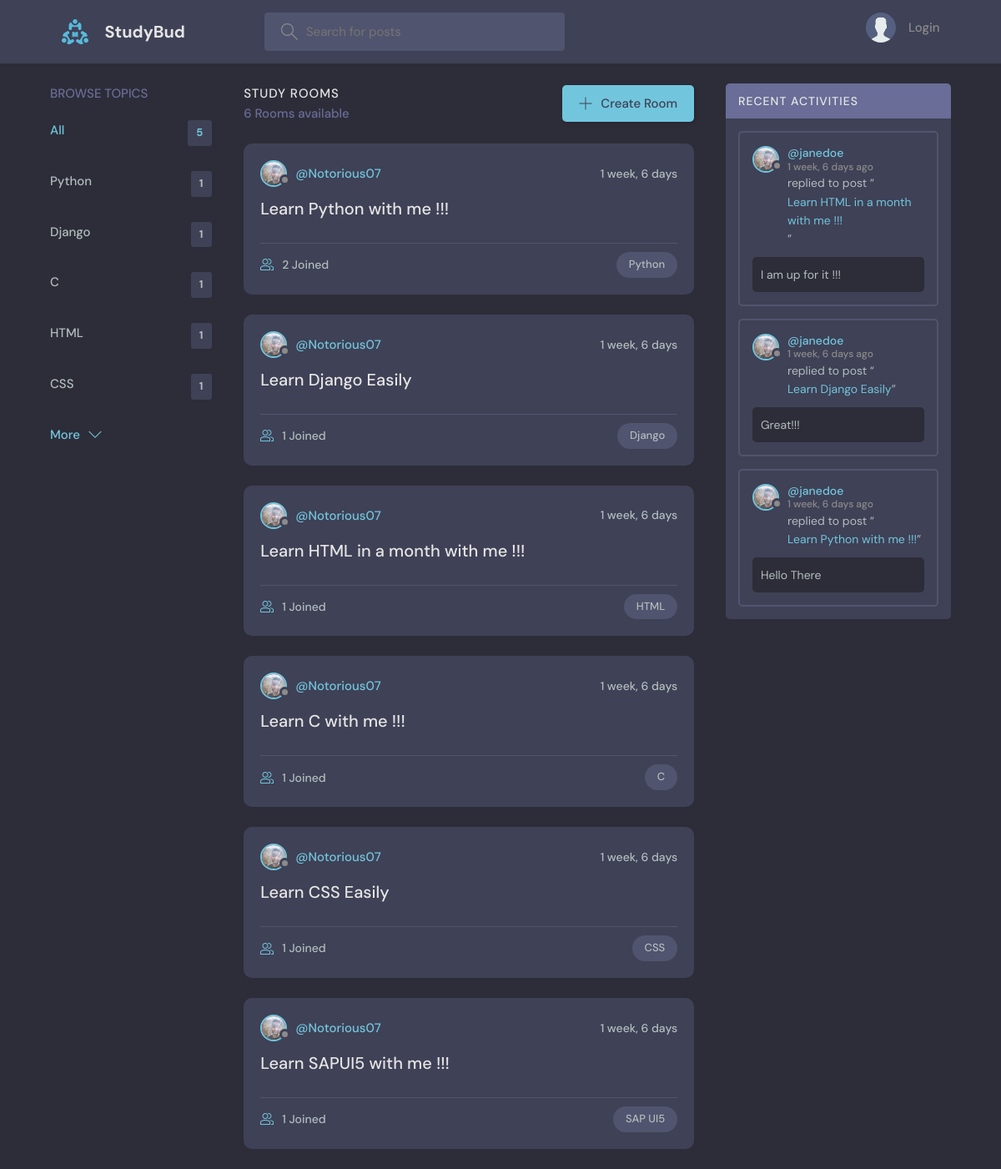
The page / on the database its author committed.
### base/models.py (models this page shows, shortened)
class Topic(models.Model):
    name = models.CharField(max_length=200)

class Room(models.Model):
    host = models.ForeignKey(User, on_delete=models.SET_NULL, null=True)
    topic = models.ForeignKey(Topic, on_delete=models.SET_NULL, null=True)
    name = models.CharField(max_length=200)
    description = models.TextField(null=True, blank=True)
    participants = models.ManyToManyField(
        User, related_name='participants', blank=True)
    updated = models.DateTimeField(auto_now=True)
    created = models.DateTimeField(auto_now_add=True)
    class Meta:
        ordering = ['-updated', '-created']
    def __str__(self):
        return self.name

class User(AbstractUser):
    name = models.CharField(max_length=200, null=True)
    email = models.EmailField(unique=True, null=True)
    bio = models.TextField(null=True)
    avatar = models.ImageField(null=True, default="avatar.svg")
    USERNAME_FIELD = 'email'
    REQUIRED_FIELDS = []

class Message(models.Model):
    user = models.ForeignKey(User, on_delete=models.CASCADE)
    room = models.ForeignKey(Room, on_delete=models.CASCADE)
    body = models.TextField()
    updated = models.DateTimeField(auto_now=True)
    created = models.DateTimeField(auto_now_add=True)
    class Meta:
        ordering = ['-updated', '-created']

### base/views.py (the view)
# urls.py: path('', views.home, name="home"),
def home(request):
    q = request.GET.get('q') if request.GET.get('q') != None else ''
    rooms = Room.objects.filter(
        Q(topic__name__icontains=q) |
        Q(name__icontains=q) |
        Q(description__icontains=q)
    )
    topics = Topic.objects.all()[0:5]
    room_count = rooms.count()
    room_messages = Message.objects.filter(
        Q(room__topic__name__icontains=q))[0:3]
    context = {'rooms': rooms, 'topics': topics,
               'room_count': room_count, 'room_messages': room_messages}
    return render(request, 'base/home.html', context)

### base/templates/base/home.html (shortened to what this page needs)
{% extends 'main.html' %}
{% block content %}
<main class="layout layout--3">
  <div class="container">
    {% include 'base/topics_component.html' %}
    <div class="roomList">
      <div class="roomList__header">
        <div>
          <h2>Study Rooms</h2>
          <p>{{room_count}} Rooms available</p>
        </div>
        <a class="btn btn--main" href="{% url 'create-room' %}">
          <svg version="1.1" xmlns="http://www.w3.org/2000/svg" width="32" height="32" viewBox="0 0 32 32">
            <title>add</title>
            <path
              d="M16.943 0.943h-1.885v14.115h-14.115v1.885h14.115v14.115h1.885v-14.115h14.115v-1.885h-14.115v-14.115z">
            </path>
          </svg>
          Create Room
        </a>
      </div>
      {% include 'base/feed_component.html' %}
    </div>
    {% include 'base/activity_component.html' %}
  </div>
</main>
{% endblock %}

### base/templates/base/topics_component.html
<div class="topics">
    <div class="topics__header">
        <h2>Browse Topics</h2>
    </div>
    <ul class="topics__list">
        <li>
            <a href="{% url 'home' %}" class="active">All <span>{{topics.count}}</span></a>
        </li>
        {% for topic in topics %}
        <li>
            <a href="{% url 'home' %}?q={{topic.name}}">{{topic.name}}<span>{{topic.room_set.all.count}}</span></a>
        </li>
        {% endfor %}
        <a class="btn btn--link" href="{% url 'topics' %}">
            More
            <svg version="1.1" xmlns="http://www.w3.org/2000/svg" width="32" height="32" viewBox="0 0 32 32">
                <title>chevron-down</title>
                <path d="M16 21l-13-13h-3l16 16 16-16h-3l-13 13z"></path>
            </svg>
        </a>
</div>

### base/templates/base/feed_component.html (shortened to what this page needs)
{% for room in rooms %}
<div class="roomListRoom">
    <div class="roomListRoom__header">
        <a href="{% url 'user-profile' room.host.id %}" class="roomListRoom__author">
            <div class="avatar avatar--small">
                <img src="{{room.host.avatar.url}}" />
            </div>
            <span>@{{room.host.username}}</span>
        </a>
        <div class="roomListRoom__actions">
            <span>{{room.created|timesince}}</span>
        </div>
    </div>
    <div class="roomListRoom__content">
        <a href="{% url 'room' room.id %}">{{room.name}}</a>
    </div>
    <div class="roomListRoom__meta">
        <a href="{% url 'room' room.id %}" class="roomListRoom__joined">
            {{room.participants.all.count}} Joined
        </a>
        <p class="roomListRoom__topic">{{room.topic.name}}</p>
    </div>
</div>
{% endfor %}

### base/templates/base/activity_component.html (shortened to what this page needs)
<div class="activities">
    <div class="activities__header">
        <h2>Recent Activities</h2>
    </div>
    {% for message in room_messages %}
    <div class="activities__box">
        <div class="activities__boxHeader roomListRoom__header">
            <a href="{% url 'user-profile' message.user.id %}" class="roomListRoom__author">
                <div class="avatar avatar--small">
                    <img src="{{message.user.avatar.url}}" />
                </div>
                <p>
                    @{{message.user.username}}
                    <span>{{message.created|timesince}} ago</span>
                </p>
            </a>
        </div>
        <div class="activities__boxContent">
            <p>replied to post “<a href="{% url 'room' message.room.id %}">{{message.room}}</a>”</p>
            <div class="activities__boxRoomContent">{{message.body}}</div>
        </div>
    </div>
    {% endfor %}
</div>

### rows shown on the page
Topic: name "Python", room_set.all.count "1"
Topic: name "Django", room_set.all.count "1"
Topic: name "C", room_set.all.count "1"
Topic: name "HTML", room_set.all.count "1"
Topic: name "CSS", room_set.all.count "1"
Room: host.avatar (picture), host.username "Notorious07", created "1 week, 6 days", name "Learn Python with me !!!", participants.all.count "2", topic.name "Python"
Room: host.avatar (picture), host.username "Notorious07", created "1 week, 6 days", name "Learn Django Easily", participants.all.count "1", topic.name "Django"
Room: host.avatar (picture), host.username "Notorious07", created "1 week, 6 days", name "Learn HTML in a month with me !!!", participants.all.count "1", topic.name "HTML"
Room: host.avatar (picture), host.username "Notorious07", created "1 week, 6 days", name "Learn C with me !!!", participants.all.count "1", topic.name "C"
Room: host.avatar (picture), host.username "Notorious07", created "1 week, 6 days", name "Learn CSS Easily", participants.all.count "1", topic.name "CSS"
Room: host.avatar (picture), host.username "Notorious07", created "1 week, 6 days", name "Learn SAPUI5 with me !!!", participants.all.count "1", topic.name "SAP UI5"
Message: user.avatar (picture), user.username "janedoe", created "1 week, 6 days", room "Learn HTML in a month with me !!!", body "I am up for it !!!"
Message: user.avatar (picture), user.username "janedoe", created "1 week, 6 days", room "Learn Django Easily", body "Great!!!"
Message: user.avatar (picture), user.username "janedoe", created "1 week, 6 days", room "Learn Python with me !!!", body "Hello There"

### other values the page prints
{{ topics.count }} "5"
{{ room_count }} "6"
